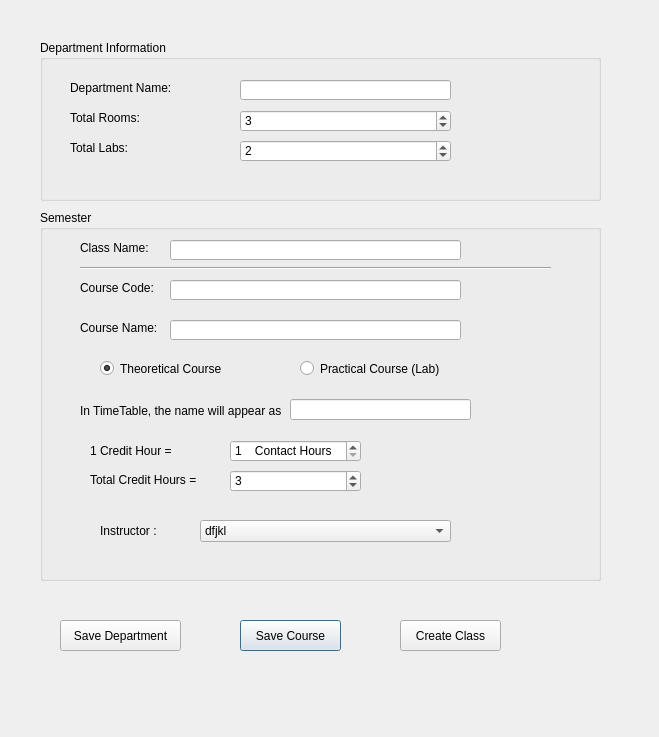
<?xml version="1.0" encoding="UTF-8"?>
<ui version="4.0">
 <class>createDepartment</class>
 <widget class="QDialog" name="createDepartment">
  <property name="geometry">
   <rect>
    <x>0</x>
    <y>0</y>
    <width>659</width>
    <height>737</height>
   </rect>
  </property>
  <property name="windowTitle">
   <string>Create Department</string>
  </property>
  <widget class="QLabel" name="label">
   <property name="geometry">
    <rect>
     <x>70</x>
     <y>80</y>
     <width>111</width>
     <height>16</height>
    </rect>
   </property>
   <property name="text">
    <string>Department Name:</string>
   </property>
  </widget>
  <widget class="QLabel" name="label_2">
   <property name="geometry">
    <rect>
     <x>70</x>
     <y>110</y>
     <width>81</width>
     <height>16</height>
    </rect>
   </property>
   <property name="text">
    <string>Total Rooms:</string>
   </property>
  </widget>
  <widget class="QLabel" name="label_3">
   <property name="geometry">
    <rect>
     <x>70</x>
     <y>140</y>
     <width>81</width>
     <height>16</height>
    </rect>
   </property>
   <property name="text">
    <string>Total Labs:</string>
   </property>
  </widget>
  <widget class="QGroupBox" name="departmentInfo">
   <property name="geometry">
    <rect>
     <x>40</x>
     <y>40</y>
     <width>561</width>
     <height>161</height>
    </rect>
   </property>
   <property name="title">
    <string>Department Information</string>
   </property>
   <widget class="QLineEdit" name="departmentName">
    <property name="geometry">
     <rect>
      <x>200</x>
      <y>40</y>
      <width>211</width>
      <height>20</height>
     </rect>
    </property>
    <property name="text">
     <string/>
    </property>
   </widget>
   <widget class="QSpinBox" name="totalRooms">
    <property name="geometry">
     <rect>
      <x>200</x>
      <y>70</y>
      <width>211</width>
      <height>22</height>
     </rect>
    </property>
    <property name="minimum">
     <number>1</number>
    </property>
    <property name="maximum">
     <number>9</number>
    </property>
    <property name="value">
     <number>3</number>
    </property>
   </widget>
   <widget class="QSpinBox" name="totalLabs">
    <property name="geometry">
     <rect>
      <x>200</x>
      <y>100</y>
      <width>211</width>
      <height>22</height>
     </rect>
    </property>
    <property name="minimum">
     <number>1</number>
    </property>
    <property name="maximum">
     <number>9</number>
    </property>
    <property name="value">
     <number>2</number>
    </property>
   </widget>
  </widget>
  <widget class="QGroupBox" name="semester">
   <property name="geometry">
    <rect>
     <x>40</x>
     <y>210</y>
     <width>561</width>
     <height>371</height>
    </rect>
   </property>
   <property name="title">
    <string>Semester</string>
   </property>
   <widget class="QLabel" name="classNameLabel">
    <property name="geometry">
     <rect>
      <x>40</x>
      <y>30</y>
      <width>81</width>
      <height>16</height>
     </rect>
    </property>
    <property name="text">
     <string>Class Name:</string>
    </property>
   </widget>
   <widget class="QLabel" name="contactHourLabel">
    <property name="geometry">
     <rect>
      <x>50</x>
      <y>230</y>
      <width>81</width>
      <height>21</height>
     </rect>
    </property>
    <property name="text">
     <string>1 Credit Hour = </string>
    </property>
   </widget>
   <widget class="QLineEdit" name="className">
    <property name="geometry">
     <rect>
      <x>130</x>
      <y>30</y>
      <width>291</width>
      <height>20</height>
     </rect>
    </property>
   </widget>
   <widget class="QLabel" name="courseNameLabel">
    <property name="geometry">
     <rect>
      <x>40</x>
      <y>110</y>
      <width>81</width>
      <height>16</height>
     </rect>
    </property>
    <property name="text">
     <string>Course Name:</string>
    </property>
   </widget>
   <widget class="QLabel" name="courseCodeLabel">
    <property name="geometry">
     <rect>
      <x>40</x>
      <y>70</y>
      <width>81</width>
      <height>16</height>
     </rect>
    </property>
    <property name="text">
     <string>Course Code:</string>
    </property>
   </widget>
   <widget class="QLineEdit" name="courseCode">
    <property name="geometry">
     <rect>
      <x>130</x>
      <y>70</y>
      <width>291</width>
      <height>20</height>
     </rect>
    </property>
   </widget>
   <widget class="QLineEdit" name="courseName">
    <property name="geometry">
     <rect>
      <x>130</x>
      <y>110</y>
      <width>291</width>
      <height>20</height>
     </rect>
    </property>
   </widget>
   <widget class="QRadioButton" name="theory">
    <property name="geometry">
     <rect>
      <x>60</x>
      <y>150</y>
      <width>131</width>
      <height>17</height>
     </rect>
    </property>
    <property name="text">
     <string>Theoretical Course</string>
    </property>
    <property name="checked">
     <bool>true</bool>
    </property>
   </widget>
   <widget class="QRadioButton" name="lab">
    <property name="geometry">
     <rect>
      <x>260</x>
      <y>150</y>
      <width>141</width>
      <height>17</height>
     </rect>
    </property>
    <property name="text">
     <string>Practical Course (Lab)</string>
    </property>
   </widget>
   <widget class="QLabel" name="totalCHLabel">
    <property name="geometry">
     <rect>
      <x>50</x>
      <y>260</y>
      <width>111</width>
      <height>20</height>
     </rect>
    </property>
    <property name="text">
     <string>Total Credit Hours = </string>
    </property>
   </widget>
   <widget class="QSpinBox" name="contactHour">
    <property name="geometry">
     <rect>
      <x>190</x>
      <y>230</y>
      <width>131</width>
      <height>22</height>
     </rect>
    </property>
    <property name="suffix">
     <string>    Contact Hours</string>
    </property>
    <property name="minimum">
     <number>1</number>
    </property>
    <property name="maximum">
     <number>10</number>
    </property>
   </widget>
   <widget class="QSpinBox" name="totalCH">
    <property name="geometry">
     <rect>
      <x>190</x>
      <y>260</y>
      <width>131</width>
      <height>22</height>
     </rect>
    </property>
    <property name="minimum">
     <number>1</number>
    </property>
    <property name="maximum">
     <number>10</number>
    </property>
    <property name="value">
     <number>3</number>
    </property>
   </widget>
   <widget class="QLabel" name="sampleCourseLabel">
    <property name="geometry">
     <rect>
      <x>40</x>
      <y>190</y>
      <width>201</width>
      <height>21</height>
     </rect>
    </property>
    <property name="text">
     <string>In TimeTable, the name will appear as:</string>
    </property>
   </widget>
   <widget class="QLineEdit" name="sampleCourseName">
    <property name="geometry">
     <rect>
      <x>250</x>
      <y>189</y>
      <width>181</width>
      <height>21</height>
     </rect>
    </property>
    <property name="readOnly">
     <bool>true</bool>
    </property>
   </widget>
   <widget class="QLabel" name="instructorLabel">
    <property name="geometry">
     <rect>
      <x>60</x>
      <y>310</y>
      <width>121</width>
      <height>21</height>
     </rect>
    </property>
    <property name="text">
     <string>Instructor :</string>
    </property>
   </widget>
   <widget class="QComboBox" name="instructor">
    <property name="geometry">
     <rect>
      <x>160</x>
      <y>310</y>
      <width>251</width>
      <height>22</height>
     </rect>
    </property>
    <item>
     <property name="text">
      <string>dfjkl</string>
     </property>
    </item>
    <item>
     <property name="text">
      <string>dfd</string>
     </property>
    </item>
   </widget>
   <widget class="Line" name="line">
    <property name="geometry">
     <rect>
      <x>40</x>
      <y>50</y>
      <width>471</width>
      <height>16</height>
     </rect>
    </property>
    <property name="orientation">
     <enum>Qt::Horizontal</enum>
    </property>
   </widget>
  </widget>
  <widget class="QPushButton" name="saveCourse">
   <property name="geometry">
    <rect>
     <x>240</x>
     <y>620</y>
     <width>101</width>
     <height>31</height>
    </rect>
   </property>
   <property name="text">
    <string>Save Course</string>
   </property>
  </widget>
  <widget class="QPushButton" name="saveDepartment">
   <property name="geometry">
    <rect>
     <x>60</x>
     <y>620</y>
     <width>121</width>
     <height>31</height>
    </rect>
   </property>
   <property name="text">
    <string>Save Department</string>
   </property>
  </widget>
  <widget class="QPushButton" name="createClass">
   <property name="geometry">
    <rect>
     <x>400</x>
     <y>620</y>
     <width>101</width>
     <height>31</height>
    </rect>
   </property>
   <property name="text">
    <string>Create Class</string>
   </property>
  </widget>
 </widget>
 <tabstops>
  <tabstop>departmentName</tabstop>
  <tabstop>className</tabstop>
  <tabstop>courseCode</tabstop>
  <tabstop>courseName</tabstop>
  <tabstop>theory</tabstop>
  <tabstop>lab</tabstop>
  <tabstop>sampleCourseName</tabstop>
  <tabstop>contactHour</tabstop>
  <tabstop>totalCH</tabstop>
  <tabstop>instructor</tabstop>
 </tabstops>
 <resources/>
 <connections>
  <connection>
   <sender>theory</sender>
   <signal>toggled(bool)</signal>
   <receiver>contactHour</receiver>
   <slot>stepUp()</slot>
   <hints>
    <hint type="sourcelabel">
     <x>165</x>
     <y>368</y>
    </hint>
    <hint type="destinationlabel">
     <x>295</x>
     <y>450</y>
    </hint>
   </hints>
  </connection>
  <connection>
   <sender>theory</sender>
   <signal>toggled(bool)</signal>
   <receiver>totalCH</receiver>
   <slot>stepDown()</slot>
   <hints>
    <hint type="sourcelabel">
     <x>165</x>
     <y>368</y>
    </hint>
    <hint type="destinationlabel">
     <x>295</x>
     <y>480</y>
    </hint>
   </hints>
  </connection>
  <connection>
   <sender>lab</sender>
   <signal>toggled(bool)</signal>
   <receiver>contactHour</receiver>
   <slot>stepDown()</slot>
   <hints>
    <hint type="sourcelabel">
     <x>370</x>
     <y>368</y>
    </hint>
    <hint type="destinationlabel">
     <x>295</x>
     <y>450</y>
    </hint>
   </hints>
  </connection>
  <connection>
   <sender>lab</sender>
   <signal>toggled(bool)</signal>
   <receiver>totalCH</receiver>
   <slot>stepUp()</slot>
   <hints>
    <hint type="sourcelabel">
     <x>370</x>
     <y>368</y>
    </hint>
    <hint type="destinationlabel">
     <x>295</x>
     <y>480</y>
    </hint>
   </hints>
  </connection>
  <connection>
   <sender>saveDepartment</sender>
   <signal>clicked()</signal>
   <receiver>departmentName</receiver>
   <slot>selectAll()</slot>
   <hints>
    <hint type="sourcelabel">
     <x>120</x>
     <y>635</y>
    </hint>
    <hint type="destinationlabel">
     <x>345</x>
     <y>89</y>
    </hint>
   </hints>
  </connection>
  <connection>
   <sender>saveCourse</sender>
   <signal>clicked()</signal>
   <receiver>className</receiver>
   <slot>selectAll()</slot>
   <hints>
    <hint type="sourcelabel">
     <x>290</x>
     <y>635</y>
    </hint>
    <hint type="destinationlabel">
     <x>315</x>
     <y>249</y>
    </hint>
   </hints>
  </connection>
  <connection>
   <sender>createClass</sender>
   <signal>clicked()</signal>
   <receiver>className</receiver>
   <slot>selectAll()</slot>
   <hints>
    <hint type="sourcelabel">
     <x>450</x>
     <y>635</y>
    </hint>
    <hint type="destinationlabel">
     <x>315</x>
     <y>249</y>
    </hint>
   </hints>
  </connection>
  <connection>
   <sender>courseName</sender>
   <signal>textChanged(QString)</signal>
   <receiver>className</receiver>
   <slot>paste()</slot>
   <hints>
    <hint type="sourcelabel">
     <x>315</x>
     <y>329</y>
    </hint>
    <hint type="destinationlabel">
     <x>315</x>
     <y>249</y>
    </hint>
   </hints>
  </connection>
 </connections>
</ui>
